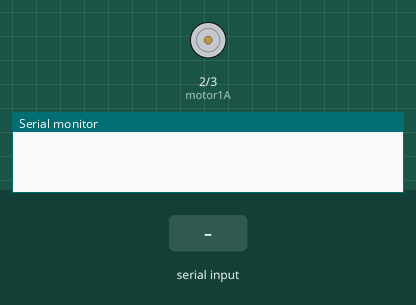
Recording of a sketch running on a simulated Arduino Uno, built with avr-gcc and run on an emulated ATmega328P. Shown: motor-driver pin pairs drawn as motors (green arrow = first pin HIGH = forward, orange = second pin HIGH = backward, longer = more drive), the last lines printed to the serial monitor. The inputs (shaded band) are chosen by the test bench.

Above: at 1.2 s.
1.3 s: "0" received over Serial
At 2.1 s:
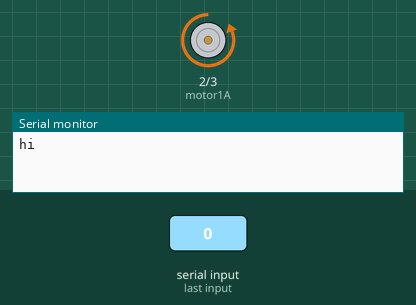
2.8 s: "1" received over Serial
At 3.3 s:
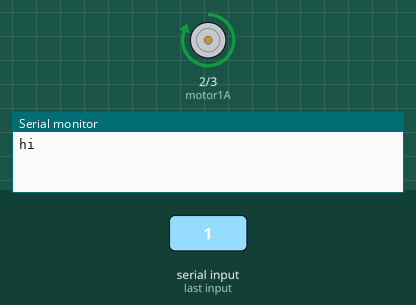
Timing chart, 0 to 5.8 s (numbered marks = the images above; inputs shaded):
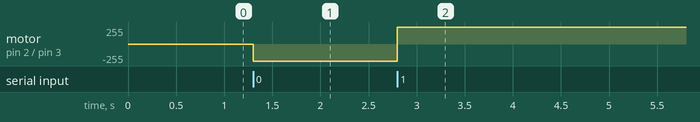

Measured:
- after the input at 1.3 s, motor on pin 2 (motor1A) / pin 3 (motor1B): stopped → backward 255/255 at once
- after the input at 2.8 s, motor on pin 2 (motor1A) / pin 3 (motor1B): backward 255/255 → forward 255/255 at once

The sketch:

trialwithpc.ino
```cpp
const int motor1A=2;
const int motor1B=3;
//const int motor1EN=11;
void setup() {
  // put your setup code here, to run once:
Serial.begin(9600);
pinMode(motor1A,OUTPUT);
pinMode(motor1B,OUTPUT);
//pinMode(motor1EN,OUTPUT);
}

void loop() {
  // put your main code here, to run repeatedly:
  if(Serial.available())
  {
     switch(Serial.read())
     {
      case'0': {
                  //analogWrite(motor1EN,100);
                  digitalWrite(motor1A,0);
                  digitalWrite(motor1B,1);
                  Serial.println("hi");
                  break;
                }
      case'1': {
                  //analogWrite(motor1EN,120);
                  digitalWrite(motor1A,1);
                  digitalWrite(motor1B,0);
                  break;
                }
      default: break;
      }
     }
  }
```
